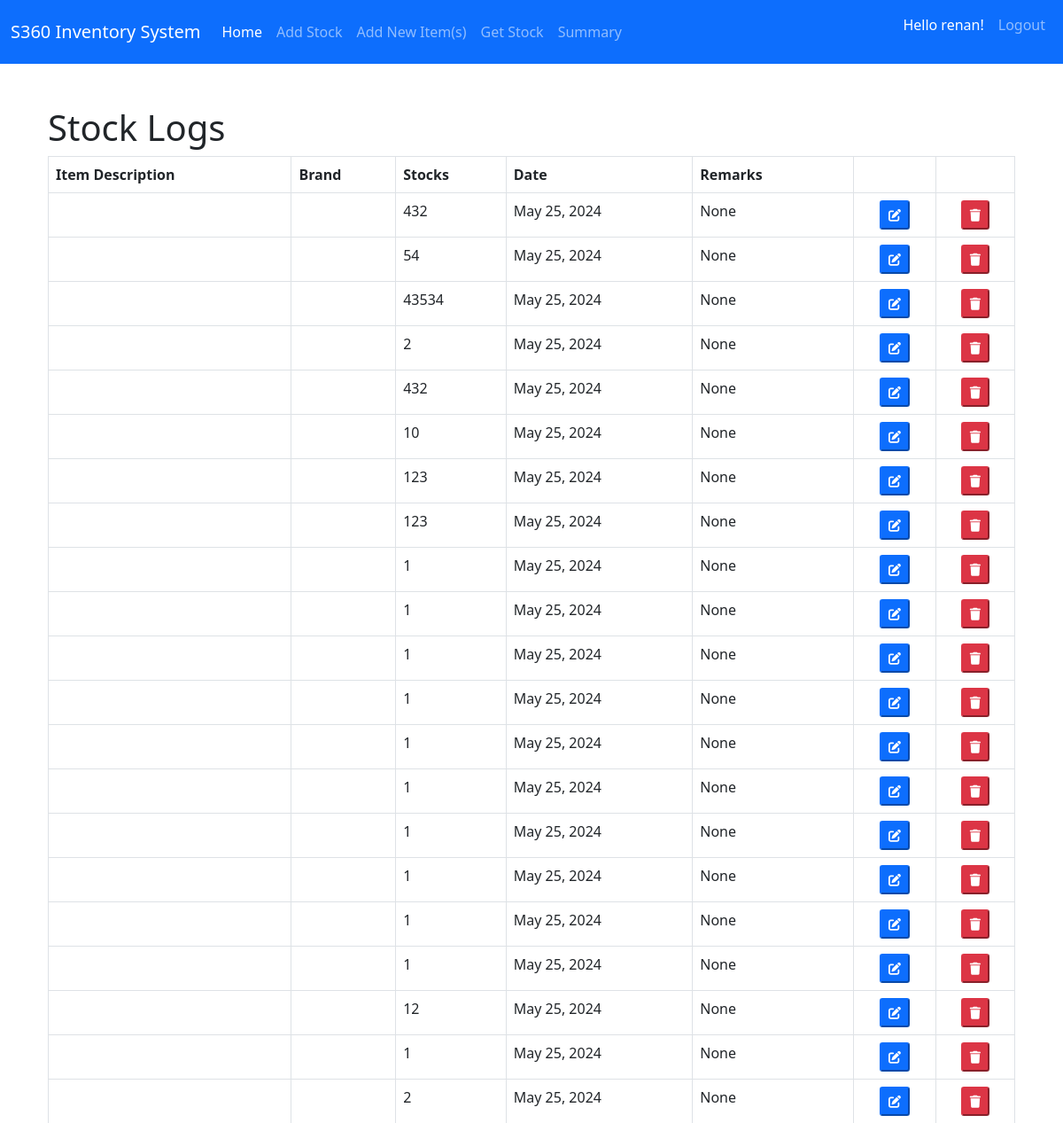
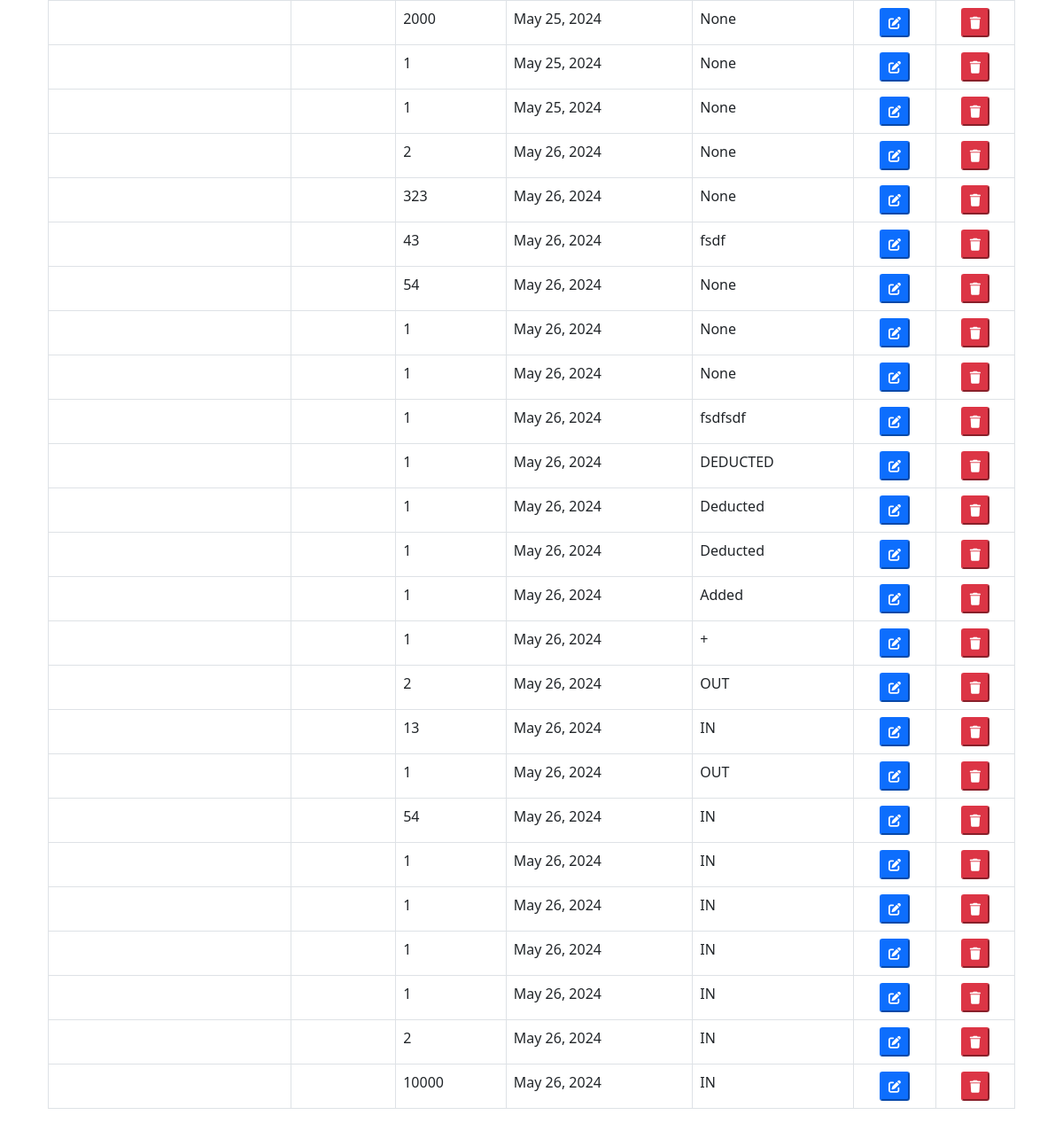
Page /home/ (signed in) on the earlier database version (2 pictures, top to bottom).
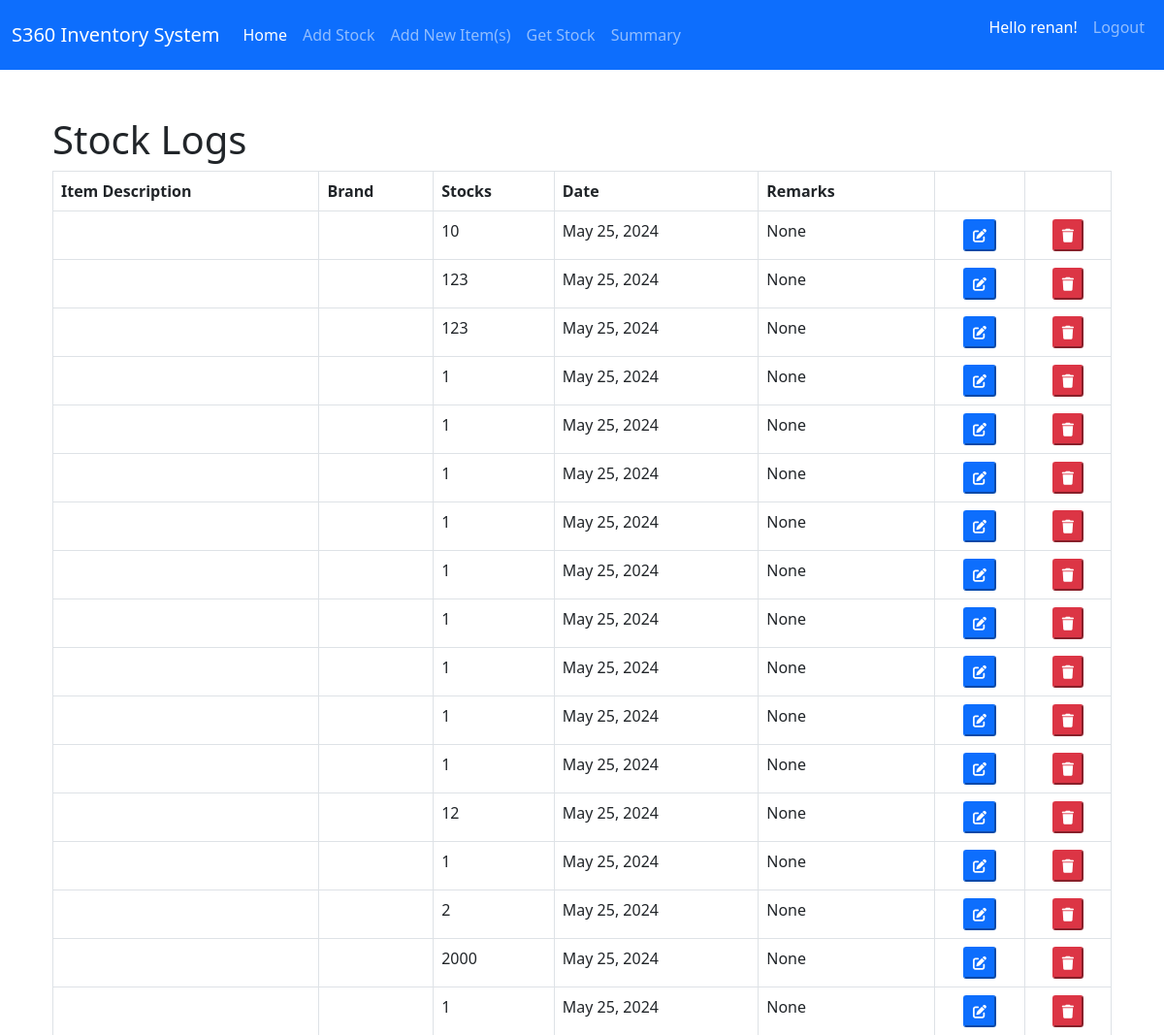
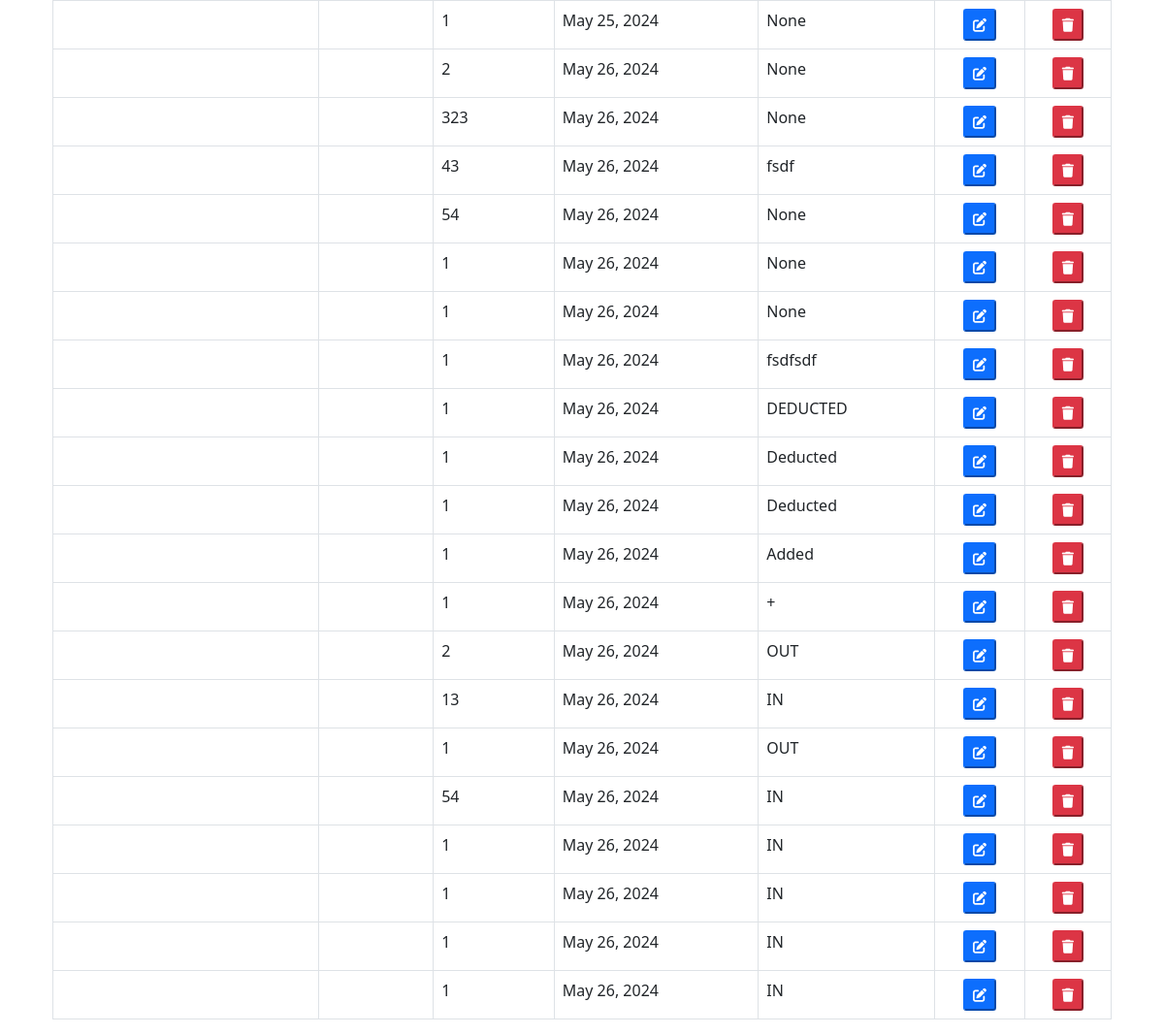
Same page on the later database version (2 pictures, top to bottom).
### inventory/models.py (models this page shows, shortened)
class Item(models.Model):
    item = models.ForeignKey(ItemDetails, null=True, on_delete=models.CASCADE)
    quantity = models.IntegerField()
    remarks = models.CharField(max_length=50, null=True)
    date_added = models.DateField(auto_now_add=True)
    class Meta:
        verbose_name_plural = 'Item'

### inventory/views.py (the view)
# urls.py: path('home/', views.home, name='home'),
@login_required
def home(request):
    items = Item.objects.all()
    context = {'items': items}
    return render(request,'inventory/home.html', context)

### inventory/templates/inventory/home.html (shortened to what this page needs)
{% extends 'base.html'  %}
{% block content %}
<div class="container mt-5">
<h1>Stock Logs</h1>
<table class="table table-bordered table-hover">
    <thead>
      <tr>
        <th scope="col">Item Description</th>
        <th scope="col">Brand</th>
        <th scope="col">Stocks</th>
        <th scope="col">Date</th>
        <th scope="col">Remarks</th>
        <th scope="col"></th>
        <th scope="col"></th>
      </tr>
    </thead>
    <tbody>
      {% for item in items %}
      <tr>
        <td>{{ item.item }}</td>
        <td>{{ item.item.brand_name }}</td>
        <td>{{ item.quantity }}</td>
        <td>{{ item.date_added }}</td>
        <td>{{ item.remarks }}</td>
        <td>
          <center>
          <button class="update-btn btn-primary btn-sm"><i class="fa-solid fa-pen-to-square"></i></button>
          </center>
        </td>
       <td>
          <center>
            <form action="{% url 'delete_item' item.id %}" method="POST">
              <button type="submit" class="delete-btn btn-danger btn-sm"><i class="fa-solid fa-trash"></i></button>
            </form>
          </center>
        </td>
      </tr>
      {% endfor %}
    </tbody>
  </table>
</div>
{% endblock content %}

### templates/base.html (shortened to what this page needs)
{% load static %}
<!doctype html>
<html lang="en">
  <head>
    <link href="https://cdn.jsdelivr.net/npm/bootstrap@5.0.2/dist/css/bootstrap.min.css" rel="stylesheet">
    <link href="{% static 'style.css' %}" rel="stylesheet">
  </head>
  <body>
    {% include 'navbar.html' %}
    <div class="container">
        {% block content %}
        {% endblock content %}
    </div>
    <link rel="stylesheet" href="https://cdnjs.cloudflare.com/ajax/libs/font-awesome/6.5.2/css/all.min.css" />
  </body>
</html>

### templates/navbar.html (shortened to what this page needs)
<nav class="navbar navbar-expand-lg navbar-dark bg-primary">
    <div class="container-fluid">
      <a class="navbar-brand" href="{% url 'home' %}">S360 Inventory System</a>
      <div class="collapse navbar-collapse" id="navbarSupportedContent">
        <ul class="navbar-nav me-auto mb-2 mb-lg-0">
          <li class="nav-item">
            <a class="nav-link active" aria-current="page" href="{% url 'home' %}">Home</a>
          </li>
          <li class="nav-item">
            <a class="nav-link" href="{% url 'add_item' %}" >Add Stock</a>
          </li>
          <li class="nav-item">
            <a class="nav-link" href="{% url 'new_item' %}" >Add New Item(s)</a>
          </li>
          <li class="nav-item">
            <a class="nav-link" href="{% url 'get_item' %}" >Get Stock</a>
          </li>
          <li class="nav-item">
            <a class="nav-link" href="{% url 'summary_item' %}" >Summary</a>
          </li>
        </ul>
        <ul class="navbar-nav ml-auto">
        {% if user.is_authenticated %}
          <li class="nav-item">
            <a class="nav-link active" href="" ><p>Hello {{ user.username }}!</p></a>
          </li>
          <li class="nav-item">
            <a class="nav-link" href="{% url 'user-logout' %}" >Logout</a>
          </li>
        {% endif %}
      </div>
    </div>
  </nav>

Differences in the rows shown:
removed Item: quantity "432", date_added "May 25, 2024", remarks "None"
removed Item: quantity "54", date_added "May 25, 2024", remarks "None"
removed Item: quantity "43534", date_added "May 25, 2024", remarks "None"
removed Item: quantity "2", date_added "May 25, 2024", remarks "None"
removed Item: quantity "432", date_added "May 25, 2024", remarks "None"
removed Item: quantity "1", date_added "May 25, 2024", remarks "None"
removed Item: quantity "2", date_added "May 26, 2024", remarks "IN"
removed Item: quantity "10000", date_added "May 26, 2024", remarks "IN"
